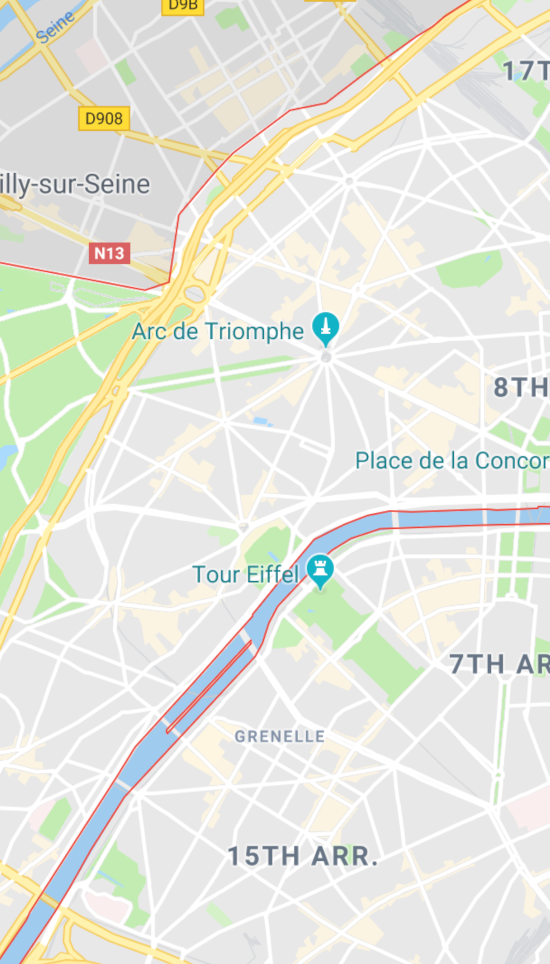
#> input picture data/map1.png, 1100 x 1928 px (shown at 1/2 size)
$ python -i image_processor.py   (imports and definitions only)
#> lines starting #> are read from the running program, lines starting #| are printed output that depends on the picture
#> further down, picture is the input picture: shape (1928, 1100, 3); mean B, G, R 221.6, 231.2, 229.6
import cv2
import numpy as np


class ImageProcessor:
    def __init__(self, input_image):
        self.input_image = input_image

    def convert_to_greyscale(self):
        grey = cv2.cvtColor(self.input_image, cv2.COLOR_BGR2GRAY)
        return grey

    def change_constrast(self):
        clahe = cv2.createCLAHE(clipLimit=3., tileGridSize=(8, 8))
        # convert from BGR to LAB color space
        lab = cv2.cvtColor(self.input_image, cv2.COLOR_BGR2LAB)
#> lab: shape (1928, 1100, 3); mean of channels 0, 1, 2 233.4, 126.2, 132.7
        l, a, b = cv2.split(lab)  # split on 3 different channels
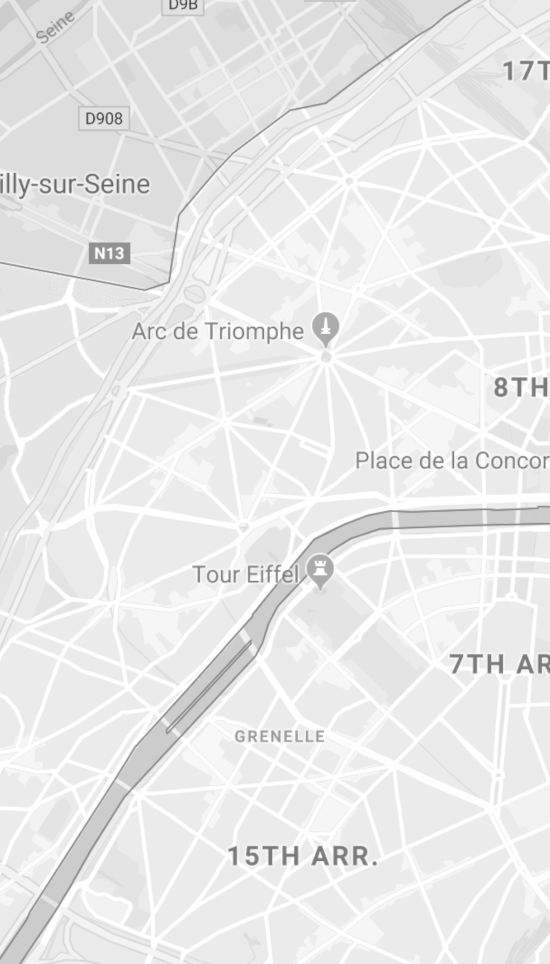
#> l: shape (1928, 1100) (shown at 1/2 size); min 38, max 255, mean 233.4
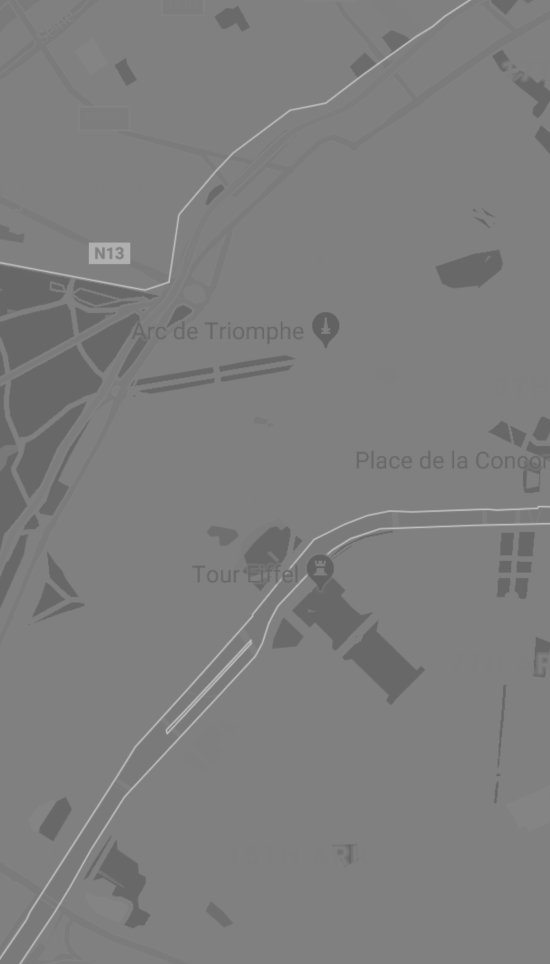
#> a: shape (1928, 1100) (shown at 1/2 size); min 96, max 191, mean 126.2
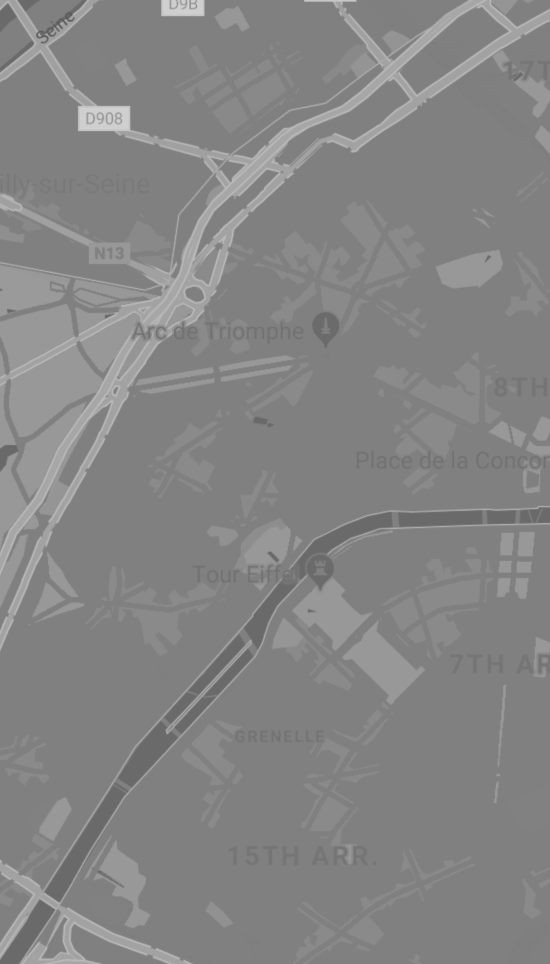
#> b: shape (1928, 1100) (shown at 1/2 size); min 87, max 207, mean 132.7

        l2 = clahe.apply(l)  # apply CLAHE to the L-channel
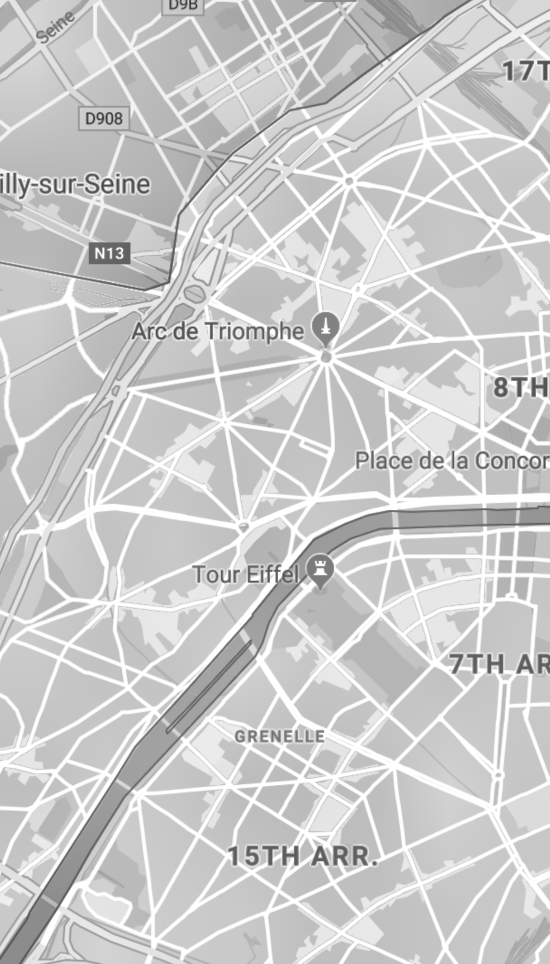
#> l2: shape (1928, 1100) (shown at 1/2 size); min 28, max 255, mean 203.5

        lab = cv2.merge((l2, a, b))  # merge channels
#> lab: shape (1928, 1100, 3); mean of channels 0, 1, 2 203.5, 126.2, 132.7
        # convert from LAB to BGR
        output_image = cv2.cvtColor(lab, cv2.COLOR_LAB2BGR)
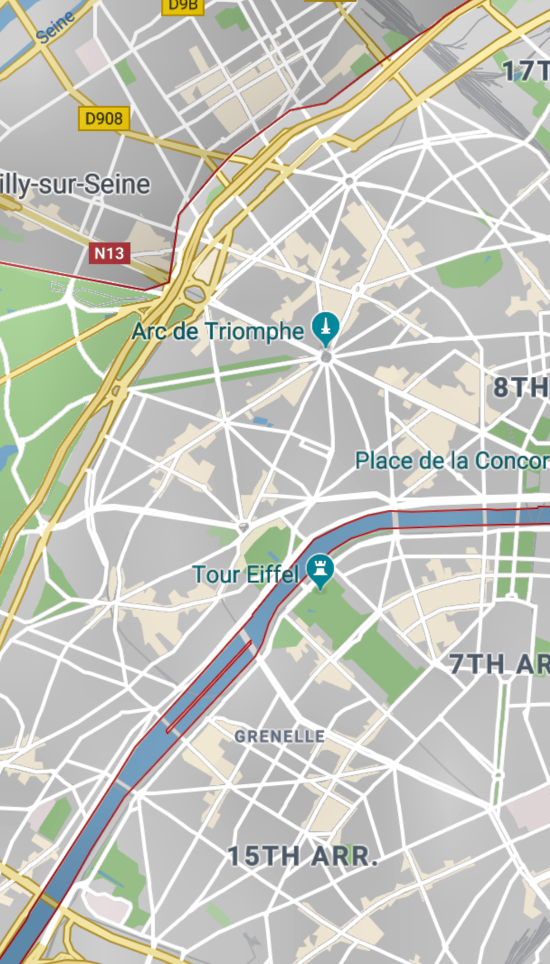
#> output_image: shape (1928, 1100, 3) (shown at 1/2 size); mean B, G, R 189.3, 198.7, 197.1
        return output_image

    # [5 lines left out: function convert_to_bw_otsu, not called in this run]

    def convert_to_bw_given_thresh(self, thresh):
        im_bw = cv2.threshold(self.input_image, thresh, 255, cv2.THRESH_BINARY)[1]
        return im_bw

    # [50 lines left out: functions get_roads_in_map, blend_non_transparent, not called in this run]

>>> import cv2
>>> picture = cv2.imread('../../data/map1.png')
>>> result = ImageProcessor(picture).change_constrast()
